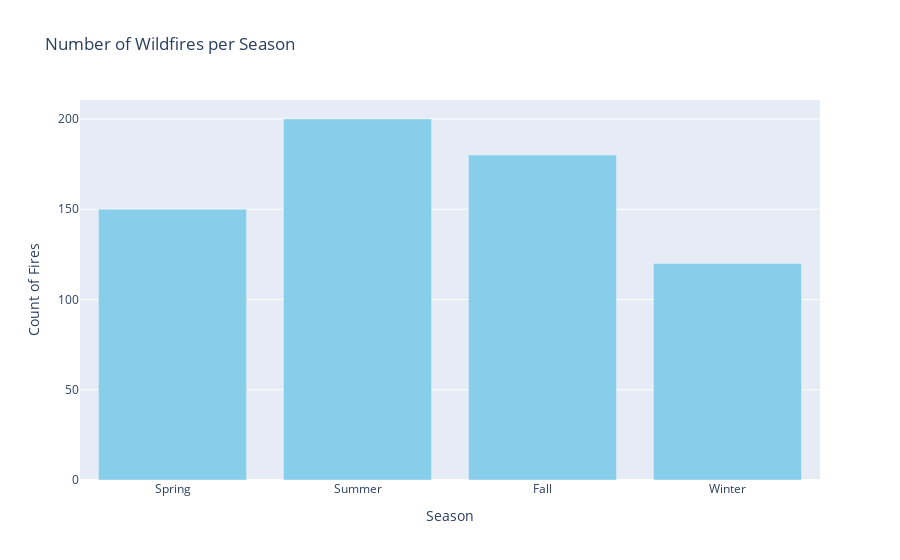

Notebook source saved alongside this figure:
### Markdown cell above
# Is there a seasonal pattern in the frequency of wildfires?
Visualization: Bar chart or line chart showing the count of fires or total square kilometers burned per season.

### Code cell
# Sample data for demonstration
seasons = ['Spring', 'Summer', 'Fall', 'Winter']
fire_counts = [150, 200, 180, 120]  # Example counts of fires per season

# Create a bar chart
fig = go.Figure(data=[go.Bar(x=seasons, y=fire_counts, marker_color='skyblue')])
fig.update_layout(title='Number of Wildfires per Season', xaxis_title='Season', yaxis_title='Count of Fires')
fig.show()

### Figure 1 — Plotly figure (JSON) as saved in the notebook; plotly's stock layout.template omitted (floating-point values rounded to 4 significant figures)
{"data": [{"marker": {"color": "skyblue"}, "type": "bar", "x": ["Spring", "Summer", "Fall", "Winter"], "y": [150, 200, 180, 120]}], "layout": {"title": {"text": "Number of Wildfires per Season"}, "xaxis": {"title": {"text": "Season"}}, "yaxis": {"title": {"text": "Count of Fires"}}}}
